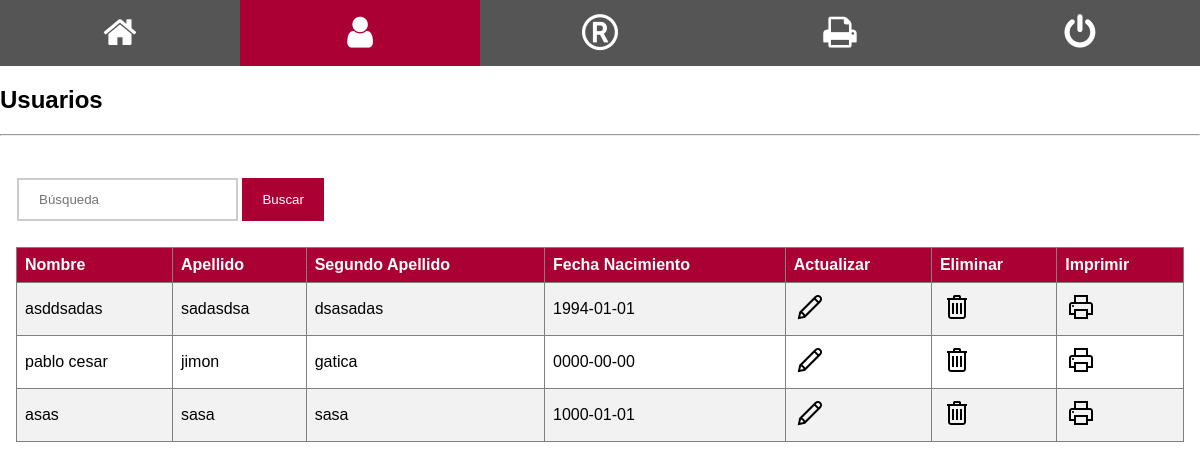
Screenshot of /crud/users/users.php (signed in) with the database file from the repository.
### tables this page shows
CREATE TABLE `users` (
  `firstname` varchar(255) NOT NULL,
  `middlename` varchar(255) DEFAULT NULL,
  `lastname` varchar(255) NOT NULL,
  `birthdate` date NOT NULL,
  `username` varchar(255) NOT NULL,
  `password` varchar(255) NOT NULL
);

### crud/users/users.php (the view, shortened to what this page needs)
<?php
	if(isset($_POST['search']))
	{
		$valueToSearh = $_POST['valueToSearh'];
		$query = "SELECT * FROM users WHERE firstname LIKE '%".$valueToSearh."%' OR lastname LIKE '%".$valueToSearh."%'";
		$result = filterRecord($query);
	}
	else
	{
		$query = "SELECT *FROM users";
		$result = filterRecord($query);
	}
	function filterRecord($query)
	{
		include("../config.php");
		$filter_result = mysqli_query($mysqli, $query);
		return $filter_result;
	}
?>
<!DOCTYPE html>
<html>
<head>
<link rel="stylesheet" type="text/css" href="../css/mystyle1.css" />
</head>
<body>
<div class="icon-bar">
  <a href="../home.php"><i class="fa fa-home"></i></a>
  <a class="active" href="users.php"><i class="fa fa-user"></i></a>
  <a href="registration.php"><i class="fa fa-registered"></i></a>
  <a href="print_all.php" target="_blank"><i class="fa fa-print"></i></a>
  <a href="../logout.php"><i class="fa fa-power-off"></i></a>
</div>
<link rel="stylesheet" href="https://cdnjs.cloudflare.com/ajax/libs/font-awesome/4.7.0/css/font-awesome.min.css">
<div style="center"><h2>Usuarios</h2></div>
<hr/>
<div class="container">
<form action="" method="POST">
<input type="search" name="valueToSearh" placeholder="Búsqueda">
<button type="submit" class="signupbtn" name="search" >Buscar</button>
</form>
<br />
<?php
echo "<table border='1'>
<tr>
<th>Nombre</th>
<th>Apellido</th>
<th>Segundo Apellido</th>
<th>Fecha Nacimiento</th>
<th>Actualizar</th>
<th>Eliminar</th>
<th>Imprimir</th>
</tr>";
while($row = mysqli_fetch_array($result))
{
echo "<tr>";
echo "<td>" . $row['firstname'] . "</td>";
echo "<td>" . $row['middlename'] . "</td>";
echo "<td>" . $row['lastname'] . "</td>";
echo "<td>" . $row['birthdate'] . "</td>";
echo "<td><a href='edit.php?id=".$row['username']."'><img src='./../images/icons8-Edit-32.png' alt='Edit'></a></td>";
echo "<td><a href='delete.php?id=".$row['username']."'><img src='./../images/icons8-Trash-32.png' alt='Delete'></a></td>";
echo "<td><a href='print.php?id=".$row['username']."'><img src='./../images/icons8-Print-32.png' alt='Print'></a></td>";
echo "</tr>";
}
echo "</table>";
?>
</body>
</html>

### crud/css/mystyle1.css (style rules this page uses)
body { font-family: Verdana,sans-serif; margin:0 }
form { border: none; padding-top: 10px; padding-left: 1px; padding-right: 1px; }
input[type=search] { width: auto; padding: 12px 20px; margin: 8px 0; display: inline-block; border: 2px solid #ccc; box-sizing: border-box; }
button { background-color: #ab0033; color: white; padding: 14px 20px; margin: 8px 0; border: none; cursor: pointer; width: auto; }
.container { padding: 16px; }
.icon-bar { width: 100%; background-color: #555; overflow: auto; }
.icon-bar a { float: left; width: 20%; text-align: center; padding: 12px 0; transition: all 0.3s ease; color: white; font-size: 36px; }
.active { background-color: #ab0033 !important; }
.active, .dot:hover { background-color: #717171; }
table { border-collapse: collapse; width: 100%; }
th, td { text-align: left; padding: 8px; }
tr:nth-child(even) { background-color: #f2f2f2 }
th { background-color: #ab0033; color: white; }

### rows the page displays
users: firstname "asddsadas", middlename "sadasdsa", lastname "dsasadas", birthdate "1994-01-01"
users: firstname "pablo cesar", middlename "jimon", lastname "gatica", birthdate "0000-00-00"
users: firstname "asas", middlename "sasa", lastname "sasa", birthdate "1000-01-01"
